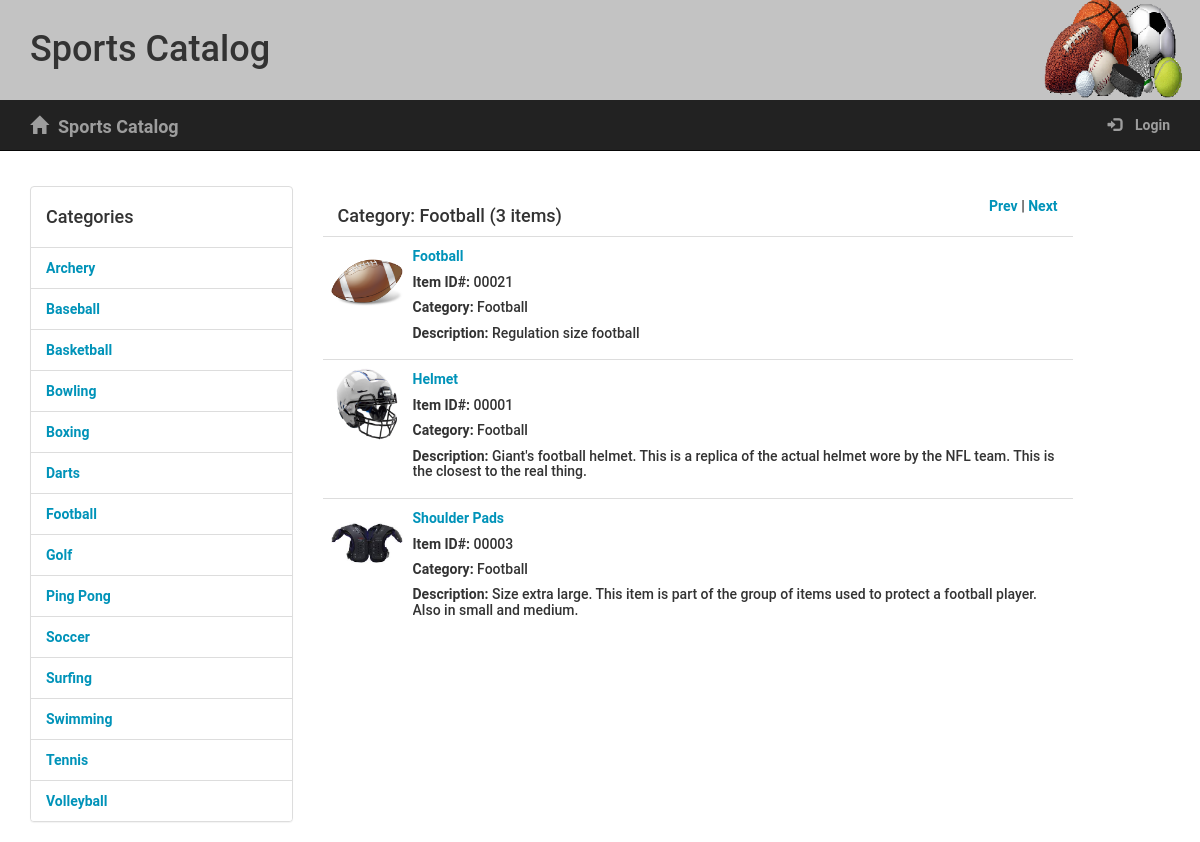
Screenshot of /catalog/Football/items/ with the database file from the repository.
### models.py (models this page shows, shortened)
class Category(Base):
    __tablename__ = 'category'
    name = Column(String(250), nullable=False, unique=True)
    id = Column(Integer, primary_key=True)
    user_id = Column(Integer, nullable=False)
    catalogitem = relationship("CatalogItem", cascade="delete")

class CatalogItem(Base):
    __tablename__ = 'catalogitem'
    __table_args__ = (
        Index('itemIndex', 'name', 'category_id', unique=True),
    )
    id = Column(Integer, primary_key=True)
    name = Column(String(250), nullable=False)
    desc = Column(String(250), nullable=False)
    image = Column(String(250), nullable=False)
    category_id = Column(ForeignKey('category.id'))
    category = relationship(Category, backref='items') # backref added for JSON endpoint
    user_id = Column(Integer, nullable=False)

### app.py (the view)
@app.route('/catalog/<path:name>/items/')
def showCategoryItems(name):
    category = session.query(Category).filter_by(name=name).one()
    items = session.query(
        CatalogItem).filter_by(category_id=category.id).order_by(
            asc(CatalogItem.name)).all()
    itemcount = session.query(
        CatalogItem).filter_by(category_id=category.id).count()
    if itemcount == 1:
        itemtitle = "%s (%s item)" % (category.name, str(itemcount))
    else:
        itemtitle = "%s (%s items)" % (category.name, str(itemcount))
    categories = session.query(
        Category).order_by(asc(Category.name)).all()
    cat = []
    for x, c in enumerate(categories):
        cat.append(c.name)
        if name == cat[x]:
            curIndex = x
    if curIndex == 0:
        prevCat = cat[len(cat)-1]
    else:
        prevCat = cat[curIndex-1]
    if curIndex == len(cat)-1:
        nextCat = cat[0]
    else:
        nextCat = cat[curIndex+1]
    return render_template('categories.html', category=category,
                           categories=categories, items=items,
                           itemtitle=itemtitle, displayRecent=False,
                           prevCat=prevCat, nextCat=nextCat)

### templates/categories.html (shortened to what this page needs)
{% extends "main.html" %}
{% block content %}
	<div class="row padding-top padding-bottom"></div>
	<div class="row grid-divider">
		<div class="col-sm-3">
			<div class="col-padding">
				<div class="panel-group">
					<div class="panel panel-default">
						<div class="list-group">
							<div class="panel-heading catheading"><h4>Categories</h4></div>
							{% for category in categories %}
								<div class="list-group-item"><a href="{{url_for('showCategoryItems', name=category.name)}}">{{category.name}}</a></div>
							{% endfor %}
						</div>
					</div>
				</div>
			</div>
		</div>
		<div class="col-sm-8 ">
			{% if displayRecent %}
				<div class="panel-heading "><h4>Items Recently Added</h4></div>
			{%else%}
				<div class="panel-heading"><h4 class="pull-left">Category: {{itemtitle}}</h4>
					<div class="pull-right">
						<div class="col-sm-1"></div>
						<div class="pull-right">
							<a href="{{url_for('showCategoryItems', name=prevCat)}}">Prev</a> | <a href="{{url_for('showCategoryItems', name=nextCat)}}">Next</a>
						</div>
					</div>
				</div>
			{% endif %}
			<table class="table table-hover">
				<tbody>
					{% if displayRecent %}
						{% for item in items %}
							<tr>
								<td class="col-sm-8 col-md-6">
										<div class="media-left">
											<img class="media-object" src="{{ url_for('send_image', filename=item[0].image) }}" style="width: 72px; height: 72px;">
										</div>
										<div class="media-body">
											<h4 class="media-heading"><a href= "{{url_for('showItem', category_name=item[1], item_name=item[0].name)}}">{{item[0].name}}</a></h4>
											<h5><span>Item ID#: </span>{{'{:0>5d}'.format(item[0].id)}}</h5>
											<h5><span>Category: </span>{{item[1]}}</h5>
											<h5><span>Description: </span>{{item[0].desc}}</h5>
										</div>
									</div>
								</td>
							</tr>
						{% endfor %}
					{%else%}
						{% for item in items %}
							<tr>
								<td class="col-sm-8 col-md-6">
									<div class="media-left">
										<img class="media-object" src="{{ url_for('send_image', filename=item.image) }}" style="width: 72px; height: 72px;">
									</div>
									<div class="media-body">
										<h4 class="media-heading"><a href= "{{url_for('showItem', category_name=category.name, item_name=item.name)}}">{{item.name}}</a></h4>
										<h5><span>Item ID#: </span>{{'{:0>5d}'.format(item.id)}}</h5>
										<h5><span>Category: </span>{{category.name}}</h5>
										<h5><span>Description: </span>{{item.desc}}</h5>
									</div>
								</td>
							</tr>
						{% endfor %}
					{% endif %}
				</tbody>
			</table>
		</div>
	</div>
{% endblock %}

### static/styles.css (style rules this page uses)
* { font-family: "Helvetica Neue Bold", Roboto, Helvetica, Arial, sans-serif; font-weight: 700; }
a { font-size: 14px; color: #0093B9; line-height: 17px; }
.padding-top { padding-top: 10px; }
.padding-bottom { padding-bottom: 10px; }

### rows the page displays
Category: name "Archery"
Category: name "Baseball"
Category: name "Basketball"
Category: name "Bowling"
Category: name "Boxing"
Category: name "Darts"
Category: name "Football"
Category: name "Golf"
Category: name "Ping Pong"
Category: name "Soccer"
Category: name "Surfing"
Category: name "Swimming"
Category: name "Tennis"
Category: name "Volleyball"
CatalogItem: image (picture), name "Football", id "00021", desc "Regulation size football"
CatalogItem: image (picture), name "Helmet", id "00001", desc "Giant's football helmet. This is a replica of the actual helmet wore by the NFL team. This is the closest to the real thing."
CatalogItem: image (picture), name "Shoulder Pads", id "00003", desc "Size extra large. This item is part of the group of items used to protect a football player. Also in small and medium."

### other values shown
{{ itemtitle }} "Football (3 items)"
